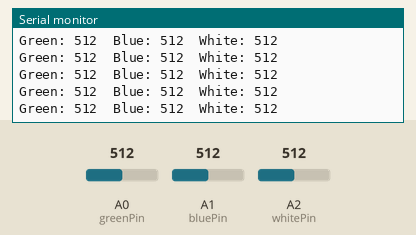
A sketch run on a simulated Arduino Uno, built with avr-gcc and run on an emulated ATmega328P. Parts: the last lines printed to the serial monitor. The test bench sets the inputs (shaded band); at power-on: A2 (whitePin) = 512, A0 (greenPin) = 512, A1 (bluePin) = 512.

Above: at 4.2 s.
4.3 s: A2 (whitePin) set to 989
At 4.35 s:
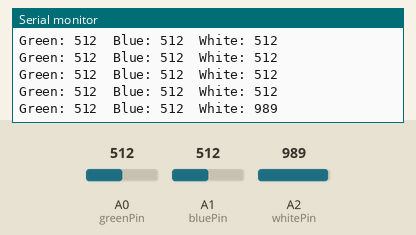
7.3 s: A2 (whitePin) set to 1018
At 7.38 s:
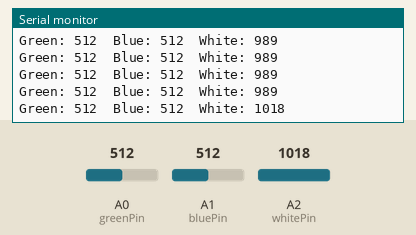
Timing chart, 0 to 10.3 s (numbered marks = the images above; inputs shaded):
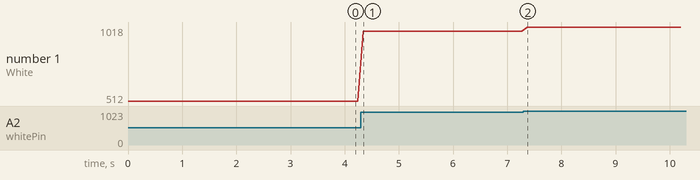

Measured:
- after the input at 4.3 s, the serial monitor: prints a new line at once (image 1)
- after the input at 7.3 s, the serial monitor: prints a new line after 0.07 s (image 2)
- plotted number 1: 512 → 989 after the input at 4.3 s, 989 → 1018 after the input at 7.3 s

The sketch:

mapping.ino
```cpp
int greenPin = A0;
int bluePin  = A1;
int whitePin = A2;

int greenValue;
int blueValue;
int whiteValue;

void setup() {
  Serial.begin(9600);
}

void loop() {
  greenValue = analogRead(greenPin);
  blueValue  = analogRead(bluePin);
  whiteValue = analogRead(whitePin);

  Serial.print("Green: ");
  Serial.print(greenValue);
  Serial.print("  Blue: ");
  Serial.print(blueValue);
  Serial.print("  White: ");
  Serial.println(whiteValue);

  delay(100);
}
```
